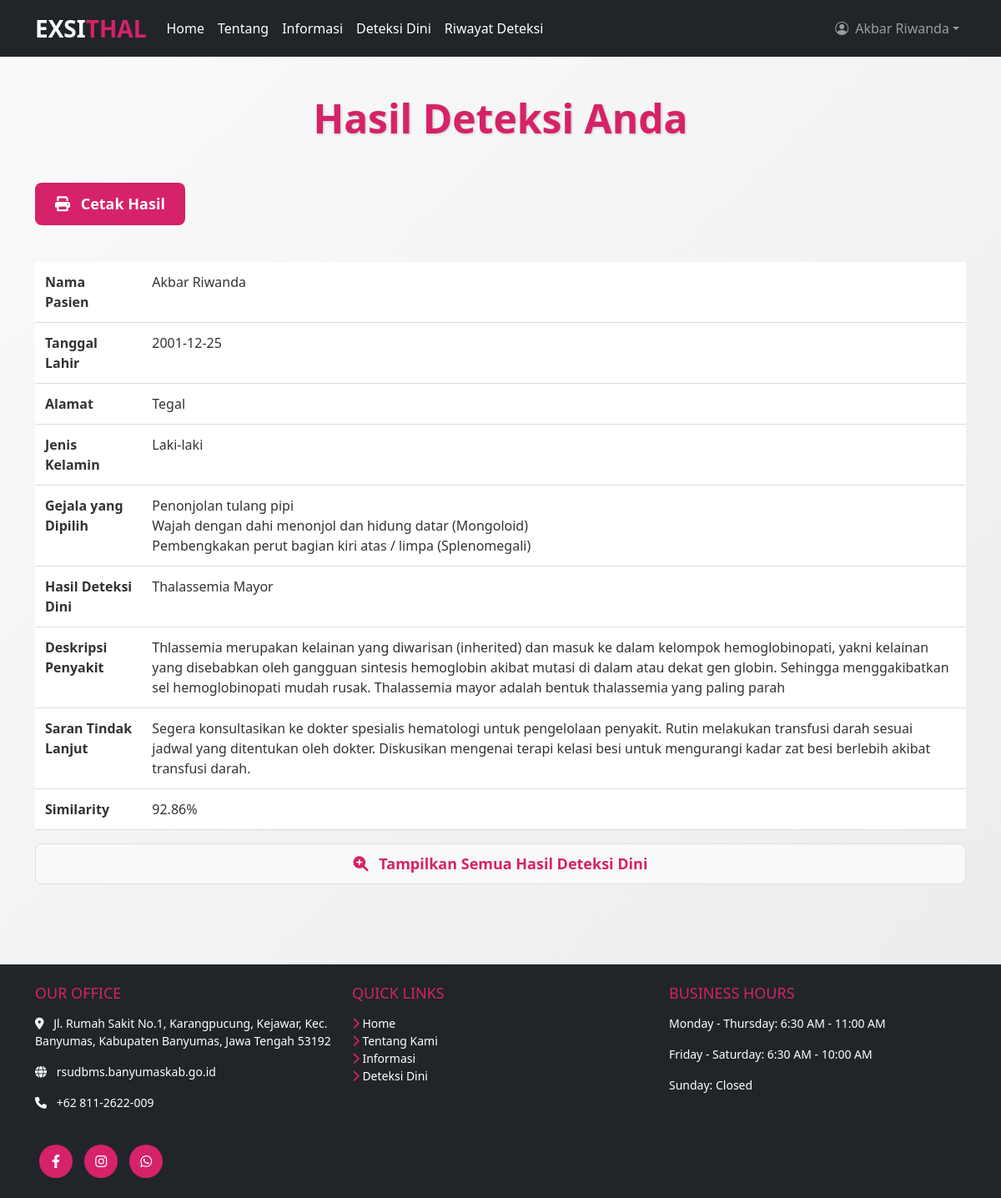
The page /page/hasil.php (signed in) on the database its author committed.
### tables this page shows
CREATE TABLE `hasil` (
  `idhasil` int(11) NOT NULL,
  `iduser` int(11) DEFAULT NULL,
  `nama_pasien` varchar(100) DEFAULT NULL,
  `tanggallahir_pasien` date DEFAULT NULL,
  `alamat_pasien` text DEFAULT NULL,
  `jk_pasien` enum('Laki-laki','Perempuan') DEFAULT NULL,
  `gejala_terpilih` text DEFAULT NULL,
  `hasil_diagnosa` text DEFAULT NULL,
  `hasil_similarity` decimal(5,2) DEFAULT NULL,
  `created_at` timestamp NOT NULL DEFAULT current_timestamp(),
  `keseluruhan_diagnosa` longtext DEFAULT NULL CHECK (json_valid(`keseluruhan_diagnosa`)),
  `keseluruhan_similarity` longtext DEFAULT NULL CHECK (json_valid(`keseluruhan_similarity`)),
  `status_revisi` varchar(20) DEFAULT 'pending'
);

### page/hasil.php (the view, shortened to what this page needs)
<?php
include 'header.php';
require '../database/koneksi.php';
$userId = $_SESSION['user_id'];
$query = "SELECT * FROM hasil WHERE iduser = ? ORDER BY created_at DESC LIMIT 1";
$stmt = $conn->prepare($query);
$stmt->bind_param("i", $userId);
$stmt->execute();
$result = $stmt->get_result();
$lastResult = $result->fetch_assoc();
if (!$lastResult) {
    $lastResultMessage = "Tidak ada data diagnosa terakhir.";
} else {
    $lastResultMessage = $lastResult;
}
$queryAllDiagnoses = "SELECT * FROM hasil WHERE iduser = ? ORDER BY created_at DESC";
$stmtAll = $conn->prepare($queryAllDiagnoses);
$stmtAll->bind_param("i", $userId);
$stmtAll->execute();
$allDiagnosesResult = $stmtAll->get_result();
$namaPenyakit = $lastResultMessage['hasil_diagnosa'];
$queryPenyakit = "SELECT deskripsi, solusipengobatan FROM penyakit WHERE namapenyakit = ?";
$stmtPenyakit = $conn->prepare($queryPenyakit);
$stmtPenyakit->bind_param("s", $namaPenyakit);
$stmtPenyakit->execute();
$penyakitResult = $stmtPenyakit->get_result();
$penyakitData = $penyakitResult->fetch_assoc();
if ($penyakitData) {
    $deskripsi = $penyakitData['deskripsi'];
    $solusiPengobatan = $penyakitData['solusipengobatan'];
} else {
    $deskripsi = "Deskripsi tidak ditemukan.";
    $solusiPengobatan = "Solusi pengobatan tidak ditemukan.";
}
?>
<!DOCTYPE html>
<html lang="id">
<head>
    <link rel="stylesheet" href="https://cdnjs.cloudflare.com/ajax/libs/font-awesome/6.0.0-beta3/css/all.min.css">
    <link rel="stylesheet" href="../asset/css/index.css">
</head>
<body>
<section class="py-5 text-left" style="padding: 0 20px;">
<h2 class="navbar-brand large-text" style="color: #d62268; margin-bottom: 1rem; text-shadow: 1px 1px 3px rgba(0,0,0,0.2); text-align: center; font-size: calc(1.5rem + 2vw);">
        Hasil Deteksi Anda
    </h2>
        <div class="container my-5">
        <button class="btn custom-btn btn-lg" id="printBtn" onclick="redirectToPrintPage()">
            <i class="fas fa-print"></i> Cetak Hasil
        </button>
        <br><br>
        <div class="card-body">
            <table class="table">
                <tbody>
                    <tr>
                        <td><strong>Nama Pasien</strong></td>
                        <td><?php echo htmlspecialchars($lastResultMessage['nama_pasien']); ?></td>
                    </tr>
                    <tr>
                        <td><strong>Tanggal Lahir</strong></td>
                        <td><?php echo htmlspecialchars($lastResultMessage['tanggallahir_pasien']); ?></td>
                    </tr>
                    <tr>
                        <td><strong>Alamat</strong></td>
                        <td><?php echo htmlspecialchars($lastResultMessage['alamat_pasien']); ?></td>
                    </tr>
                    <tr>
                        <td><strong>Jenis Kelamin</strong></td>
                        <td><?php echo htmlspecialchars($lastResultMessage['jk_pasien']); ?></td>
                    </tr>
                    <tr>
                        <td><strong>Gejala yang Dipilih</strong></td>
                        <td>
                            <?php
                            $gejalaTerpilih = explode(',', $lastResultMessage['gejala_terpilih']);
                            if (is_array($gejalaTerpilih)) {
                                foreach ($gejalaTerpilih as $gejala) {
                                    echo htmlspecialchars($gejala) . "<br>";
                                }
                            }
                            ?>
                        </td>
                    </tr>
                    <tr>
                    <td><strong>Hasil Deteksi Dini</strong></td>
                    <td>
                        <?php
                        $hasilDiagnosa = htmlspecialchars($lastResultMessage['hasil_diagnosa']);
                        if ($hasilDiagnosa == "Tidak Teridentifikasi Penyakit Thalassemia") {
                            echo "{$hasilDiagnosa} <br>Namun, gejala yang Anda alami akan kami tinjau ulang bersama pakar untuk memastikan hasil deteksi.";
                        }
                        elseif (stripos($hasilDiagnosa, "thalassemia") === false) {
                            echo "Tidak Teridentifikasi Penyakit Thalassemia. <br> Namun, kemungkinan anda teridentifikasi penyakit {$hasilDiagnosa}.";
                        }
                        else {
                            echo "{$hasilDiagnosa}";
                        }
                        ?>
                    </td>
            </tr>
                    <?php if ($penyakitData): ?>
                    <tr>
                        <td><strong>Deskripsi Penyakit</strong></td>
                        <td><?php echo htmlspecialchars($deskripsi); ?></td>
                    </tr>
                    <tr>
                        <td><strong>Saran Tindak Lanjut</strong></td>
                        <td><?php echo htmlspecialchars($solusiPengobatan); ?></td>
                    </tr>
                    <?php endif; ?>
                    <?php if ($lastResultMessage['hasil_similarity'] !== NULL): ?>
                    <tr>
                        <td><strong>Similarity</strong></td>
                        <td><?php echo htmlspecialchars($lastResultMessage['hasil_similarity']) . '%'; ?></td>
                    </tr>
                    <?php endif; ?>
                </tbody>
            </table>
        </div>
<link rel="stylesheet" href="https://cdnjs.cloudflare.com/ajax/libs/font-awesome/6.0.0-beta3/css/all.min.css">
<div class="card-body d-flex justify-content-between">
    <button class="btn custom-btn btn-lg" id="toggleDiagnosesBtn" onclick="toggleDiagnosesTable()">
        <i class="fas fa-search-plus" id="diagnosesIcon"></i> Tampilkan Semua Hasil Deteksi Dini
    </button>
</div>
</div>
</section>
<?php include 'footer.php'; ?>
</body>
</html>

### asset/css/index.css (style rules this page uses)
.container { position: relative; z-index: 3; color: white; }
.navbar-brand { font-size: 28px; font-weight: bold; }
.custom-btn { background-color: #d62268; color: white; border-radius: 50px; border: none; padding: 10px 30px; font-weight: bold; }
.large-text { font-size: 3em; }

### asset/css/info.css (style rules this page uses)
.card-body { flex: 1; display: flex; flex-direction: column; justify-content: space-between; }
section { background-color: #f8f9fa; background-image: linear-gradient(135deg, rgba(255, 255, 255, 0.2), rgba(0, 0, 0, 0.05)); }

### page/header.php (style rules this page uses)
body { padding-top: 65px; }

### page/hasil.php (style rules this page uses)
.btn.custom-btn { padding: 10px 20px; font-size: 16px; width: auto; max-width: none; white-space: nowrap; display: inline-block; }
.container { margin: 0 auto; }
.btn.custom-btn { padding: 12px 24px; font-size: 18px; background-color: #d62268; color: white; border: none; border-radius: 8px; transition: background-color 0.3s ease; width: auto; }
.btn.custom-btn i { margin-right: 8px; }
h2.navbar-brand { color: #d62268; margin-bottom: 1rem; text-shadow: 1px 1px 3px rgba(0, 0, 0, 0.2); text-align: center; font-size: calc(1.5rem + 2vw); }
.table { width: 100%; margin-top: 20px; border-collapse: collapse; }
.table th, .table td { padding: 12px; text-align: left; border-bottom: 1px solid #ddd; }
.table td { background-color: #fff; color: #333; }
#toggleDiagnosesBtn { background-color: #f8f9fa; border: 1px solid #ddd; color: #d62268; font-weight: bold; padding: 10px 20px; border-radius: 8px; transition: background-color 0.3s ease; }

### rows shown on the page
hasil: nama_pasien "Akbar Riwanda", tanggallahir_pasien "2001-12-25", alamat_pasien "Tegal", jk_pasien "Laki-laki", gejala_terpilih "Penonjolan tulang pipi", gejala_terpilih "Wajah dengan dahi menonjol dan hidung datar (Mongoloid)", gejala_terpilih "Pembengkakan perut bagian kiri atas / limpa (Splenomegali)", hasil_diagnosa "Thalassemia Mayor", hasil_similarity "92.86"

### other values the page prints
$_SESSION['namalengkap'] "Akbar Riwanda"
